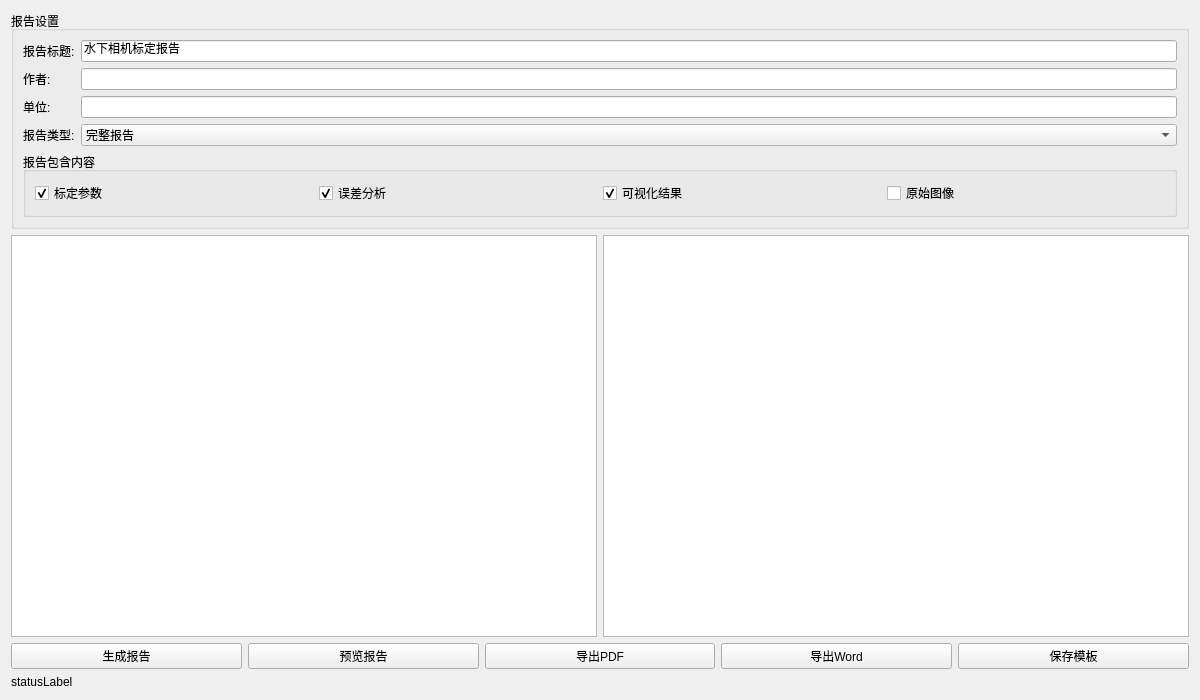
<?xml version="1.0" encoding="UTF-8"?>
<ui version="4.0">
 <class>ReportGeneratorModule</class>
 <widget class="QWidget" name="ReportGeneratorModule">
  <property name="geometry">
   <rect>
    <x>0</x>
    <y>0</y>
    <width>1200</width>
    <height>700</height>
   </rect>
  </property>
  <property name="windowTitle">
   <string>报告生成</string>
  </property>
  <layout class="QVBoxLayout" name="verticalLayout">
   <item>
    <widget class="QGroupBox" name="reportSettingsGroup">
     <property name="title">
      <string>报告设置</string>
     </property>
     <layout class="QFormLayout" name="formLayout">
      <item row="0" column="0">
       <widget class="QLabel" name="labelReportTitle">
        <property name="text">
         <string>报告标题:</string>
        </property>
       </widget>
      </item>
      <item row="0" column="1">
       <widget class="QLineEdit" name="reportTitleEdit">
        <property name="text">
         <string>水下相机标定报告</string>
        </property>
       </widget>
      </item>
      <item row="1" column="0">
       <widget class="QLabel" name="labelAuthor">
        <property name="text">
         <string>作者:</string>
        </property>
       </widget>
      </item>
      <item row="1" column="1">
       <widget class="QLineEdit" name="authorEdit"/>
      </item>
      <item row="2" column="0">
       <widget class="QLabel" name="labelCompany">
        <property name="text">
         <string>单位:</string>
        </property>
       </widget>
      </item>
      <item row="2" column="1">
       <widget class="QLineEdit" name="companyEdit"/>
      </item>
      <item row="3" column="0">
       <widget class="QLabel" name="labelReportType">
        <property name="text">
         <string>报告类型:</string>
        </property>
       </widget>
      </item>
      <item row="3" column="1">
       <widget class="QComboBox" name="reportTypeCombo">
        <item>
         <property name="text">
          <string>完整报告</string>
         </property>
        </item>
        <item>
         <property name="text">
          <string>简要报告</string>
         </property>
        </item>
        <item>
         <property name="text">
          <string>技术报告</string>
         </property>
        </item>
       </widget>
      </item>
      <item row="4" column="0" colspan="2">
       <widget class="QGroupBox" name="includeGroup">
        <property name="title">
         <string>报告包含内容</string>
        </property>
        <layout class="QHBoxLayout" name="horizontalLayout">
         <item>
          <widget class="QCheckBox" name="includeParametersCheck">
           <property name="text">
            <string>标定参数</string>
           </property>
           <property name="checked">
            <bool>true</bool>
           </property>
          </widget>
         </item>
         <item>
          <widget class="QCheckBox" name="includeErrorsCheck">
           <property name="text">
            <string>误差分析</string>
           </property>
           <property name="checked">
            <bool>true</bool>
           </property>
          </widget>
         </item>
         <item>
          <widget class="QCheckBox" name="includeVisualizationsCheck">
           <property name="text">
            <string>可视化结果</string>
           </property>
           <property name="checked">
            <bool>true</bool>
           </property>
          </widget>
         </item>
         <item>
          <widget class="QCheckBox" name="includeImagesCheck">
           <property name="text">
            <string>原始图像</string>
           </property>
          </widget>
         </item>
        </layout>
       </widget>
      </item>
     </layout>
    </widget>
   </item>
   <item>
    <layout class="QHBoxLayout" name="horizontalLayout_2">
     <item>
      <widget class="QTextEdit" name="reportPreviewEdit">
       <property name="readOnly">
        <bool>true</bool>
       </property>
      </widget>
     </item>
     <item>
      <widget class="QListWidget" name="imagesListWidget">
       <property name="iconSize">
        <size>
         <width>128</width>
         <height>96</height>
        </size>
       </property>
       <property name="resizeMode">
        <enum>QListView::ResizeMode::Adjust</enum>
       </property>
       <property name="viewMode">
        <enum>QListView::ViewMode::IconMode</enum>
       </property>
      </widget>
     </item>
    </layout>
   </item>
   <item>
    <layout class="QHBoxLayout" name="horizontalLayout_3">
     <item>
      <widget class="QPushButton" name="generateReportButton">
       <property name="text">
        <string>生成报告</string>
       </property>
      </widget>
     </item>
     <item>
      <widget class="QPushButton" name="previewReportButton">
       <property name="text">
        <string>预览报告</string>
       </property>
      </widget>
     </item>
     <item>
      <widget class="QPushButton" name="exportPdfButton">
       <property name="text">
        <string>导出PDF</string>
       </property>
      </widget>
     </item>
     <item>
      <widget class="QPushButton" name="exportWordButton">
       <property name="text">
        <string>导出Word</string>
       </property>
      </widget>
     </item>
     <item>
      <widget class="QPushButton" name="saveTemplateButton">
       <property name="text">
        <string>保存模板</string>
       </property>
      </widget>
     </item>
    </layout>
   </item>
   <item>
    <widget class="QLabel" name="statusLabel">
     <property name="text">
      <string>statusLabel</string>
     </property>
    </widget>
   </item>
  </layout>
 </widget>
 <resources/>
 <connections/>
</ui>
